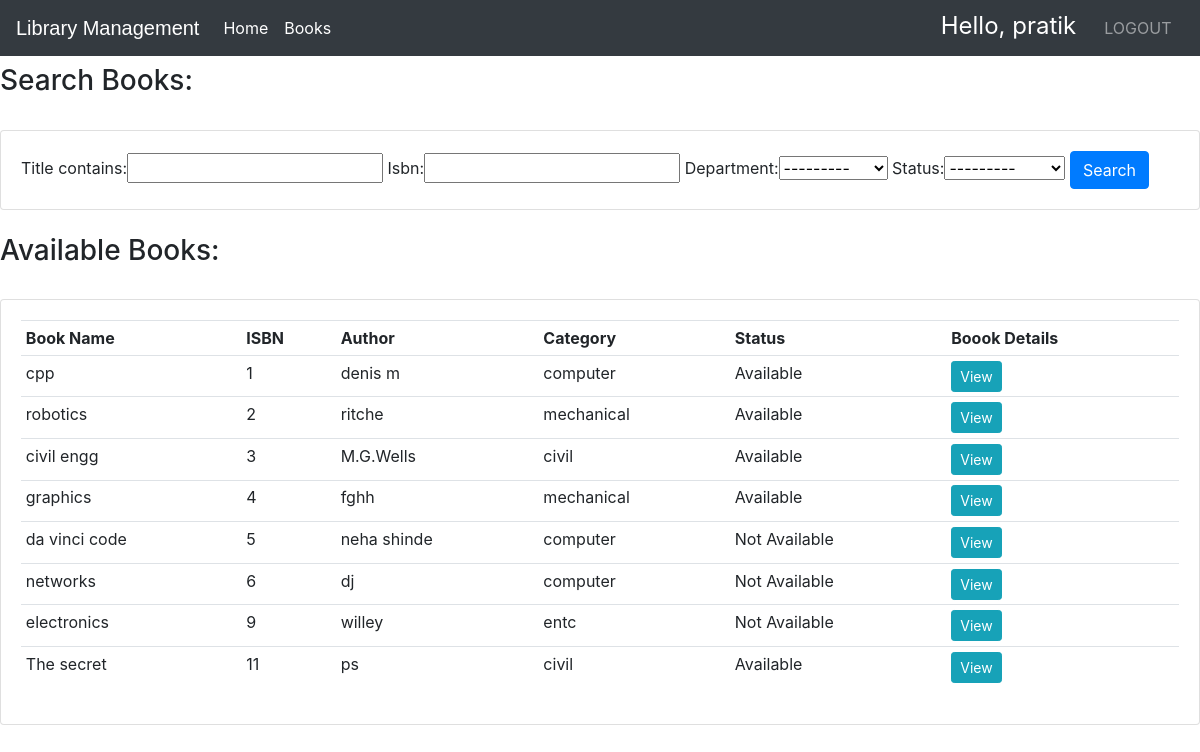
Screenshot of /viewbook/ (signed in) with the database file from the repository.
### library/models.py (models this page shows, shortened)
class Book(models.Model):
    deptchoice= [
        ('Computer', 'Computer'),
        ('Mechanical', 'Mechanical'),
        ('ENTC', 'ENTC'),
        ('Civil', 'Civil'),
        ('IT', 'IT'),
        ]
    STATUS = [
        ('Available','Available'),
        ('Not Available','Not Available')
    ]
    title = models.CharField(max_length=30)
    isbn = models.PositiveIntegerField(unique=True)
    author = models.CharField(max_length=40)
    department = models.CharField(max_length=30,choices=deptchoice)
    status = models.CharField(max_length=20,null=True,choices=STATUS,default='Available')

### library/views.py (the view)
# urls.py: path('viewbook/', views.viewbook, name="viewbook"),
@login_required(login_url='login')
def viewbook(request):
    books = models.Book.objects.all()
    myFilter = BookFilter(request.GET,queryset=books)
    books = myFilter.qs
    context = {'books':books,'myFilter': myFilter}
    return render(request,'library/viewbook.html', context)

### library/templates/library/viewbook.html (shortened to what this page needs)
{%  extends 'library/main.html' %}
{% block content %}
<div class="row">
	<div class="col-md">
<br>
		    <h3>Search Books:</h3>
<br>
<div class="row">
	<div class="col">
		<div class="card card-body">
			<form method="get">
				{{myFilter.form}}
		    <button class="btn btn-primary" type="submit">Search</button>
		  </form>
		</div>
	</div>
</div>
<br>
		    <h3>Available Books:</h3>
<br>
<div class="row">
	<div class="col-md">
		<div class="card card-body">
			<table class="table table-sm">
				<tr>
                    <th>Book Name</th>
                    <th>ISBN</th>
                    <th>Author</th>
					<th>Category</th>
					<th>Status</th>
                    <th>Boook Details</th>
				</tr>
                {% for book in books %}
                <tr>
                  <td>{{book.title}}</td>
                  <td>{{book.isbn}}</td>
                  <td>{{book.author}}</td>
				  <td>{{book.department}}</td>
				  <td>{{book.status}}</td>
                  <td><a class="btn btn-sm btn-info" href="{% url 'bookdetails' book.id %}">View</a></td>
                </tr>
              {% endfor %}
			</table>
		</div>
	</div>
</div>
{% endblock %}

### library/templates/library/main.html (shortened to what this page needs)
{% load static %}
<!DOCTYPE html>
<html lang="en">
<head>
    <link rel="stylesheet" href="https://stackpath.bootstrapcdn.com/bootstrap/4.3.1/css/bootstrap.min.css">
    <link rel="stylesheet" type="text/css" href=" {% static '/css/main.css' %} ">
</head>
<body>
    {% include 'library/navbaradmin.html' %}
    {% block content %}
    {% endblock %}
    <br>
</body>
</html>

### library/templates/library/navbaradmin.html (shortened to what this page needs)
<!DOCTYPE html>
<html lang="en">
<head>
<link rel="stylesheet" href="https://stackpath.bootstrapcdn.com/bootstrap/4.3.1/css/bootstrap.min.css">
<link rel="stylesheet" href="https://maxcdn.bootstrapcdn.com/font-awesome/4.7.0/css/font-awesome.min.css">
</head>
<body>
<div class="bs-example">
    <nav class="navbar navbar-expand-md bg-dark navbar-dark fixed-top">
        <a href="/" class="navbar-brand">Library Management</a>
        <div class="collapse navbar-collapse justify-content-between" id="navbarCollapse">
            <div class="navbar-nav">
                <a href="/" class="nav-item nav-link active">Home</a>
                <li class="nav-item active">
                <a href="{% url 'viewbook' %}" class="nav-item nav-link active">Books</a>
              </li>
            </div>
            <div class="navbar-nav">
                <span class="hello-msg">Hello, {{request.user}}</span>
                <a href="{% url 'logout' %}" class="nav-item nav-link">LOGOUT</a> &nbsp
            </div>
        </div>
    </nav>
</div>
</body>
</html>

### library/static/css/main.css (style rules this page uses)
body { background-color: #ebeff5; }

### library/templates/library/navbaradmin.html (style rules this page uses)
.bs-example { margin: 0px; }
.navbar-brand { font-size: 20px; font-family: sans-serif; }
.hello-msg { font-size: 24px; color: #fff; margin-right: 20px; }

### rows the page displays
Book: title "cpp", isbn "1", author "denis m", department "computer", status "Available"
Book: title "robotics", isbn "2", author "ritche", department "mechanical", status "Available"
Book: title "civil engg", isbn "3", author "M.G.Wells", department "civil", status "Available"
Book: title "graphics", isbn "4", author "fghh", department "mechanical", status "Available"
Book: title "da vinci code", isbn "5", author "neha shinde", department "computer", status "Not Available"
Book: title "networks", isbn "6", author "dj", department "computer", status "Not Available"
Book: title "electronics", isbn "9", author "willey", department "entc", status "Not Available"
Book: title "The secret", isbn "11", author "ps", department "civil", status "Available"

### other values shown
{{ request.user }} "pratik"
